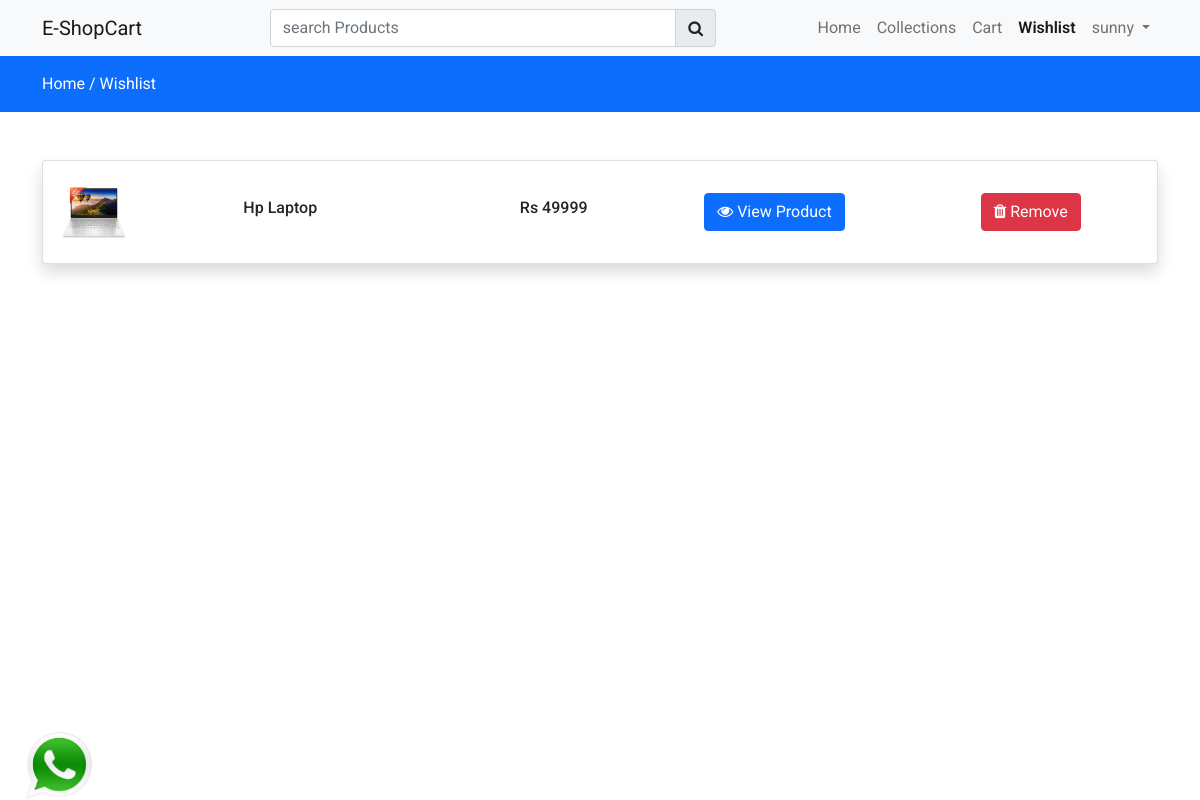
The app's page /wishlist (signed in) with its own data.
### store/models.py (models this page shows, shortened)
class Wishlist(models.Model):
    user = models.ForeignKey(User, on_delete=models.CASCADE)
    product = models.ForeignKey(Product, on_delete=models.CASCADE)
    created_at = models.DateTimeField(auto_now_add=True)

class Product(models.Model):
    category = models.ForeignKey(Category, on_delete=models.CASCADE)
    slug = models.CharField(max_length=150, null=False, blank=False)
    name = models.CharField(max_length=150, null=False, blank=False)
    product_image = models.ImageField(upload_to=get_file_path, null=True, blank=True)
    small_description = models.CharField(max_length=2500, null=False, blank=False)
    quantity = models.IntegerField( null=False, blank=False)
    description = models.TextField(max_length=500, null=False, blank=False)
    original_price = models.FloatField(null=False, blank=False)
    selling_price = models.FloatField(null=False, blank=False)
    status = models.BooleanField(default=False, help_text="0=default, 1=Hidden")
    trending = models.BooleanField(default=False, help_text="0=default, 1=Trending")
    tag = models.CharField(max_length=150, null=False, blank=False)
    meta_title = models.CharField(max_length=150, null=False, blank=False)
    meta_keywords = models.CharField(max_length=150, null=False, blank=False)
    meta_description = models.TextField(max_length=500, null=False, blank=False)
    created_at = models.DateTimeField(auto_now_add=True)

### store/controller/wishlist.py (the view)
# urls.py: path('wishlist', wishlist.index, name="wishlist"),
@login_required(login_url="loginpage")
def index(request):
    wishlist = Wishlist.objects.filter(user=request.user)
    context = {'wishlist':wishlist}
    return render(request, 'store/wishlist.html', context)

### store/templates/store/wishlist.html (shortened to what this page needs)
{% extends 'store/layouts/main.html' %}
{% block content %}
<div class="py-3 bg-primary">
    <div class="container">
        <a class="text-white" href="{% url 'home' %}">Home /</a>
        <a class="text-white" href="{% url 'wishlist' %}">Wishlist</a>
    </div>
</div>
<div class="py-5">
    <div class="container">
        <div class="row">
            <div class="col-md-12">
                <div class="card shadow">
                    <div class="card-body wishdata">
                       {% if wishlist %}
                        {% for item in wishlist %}
                        <div class="row product_data">
                            <div class="col-md-2 my-auto">
                                <img src="{{ item.product.product_image.url }}" height="70px" width="70px" alt="Image here">
                            </div>
                            <div class="col-md-3 my-auto">
                                <h6>{{ item.product.name }}</h6>
                            </div>
                            <div class="col-md-2 my-auto">
                                <h6>Rs {{ item.product.selling_price | stringformat:'d' }}</h6>
                            </div>
                            <div class="col-md-3 my-auto">
                                <a href="{% url 'productview' item.product.category.slug item.product.slug %}" class="btn btn-primary">
                                    <i class="fa fa-eye"></i> View Product
                                </a>
                            </div>
                            <div class="col-md-2 my-auto">
                                <button class="btn btn-danger delete-wishlist-item"> <i class="fa fa-trash"></i> Remove</button>
                            </div>
                        </div>
                        {% endfor %}
                       {% else %}
                        <h4>Your wishlist is empty</h4>
                       {% endif %}
                    </div>
                </div>
            </div>
        </div>
    </div>
</div>
{% endblock content %}

### store/templates/store/inc/navbar.html (shortened to what this page needs)
<nav class="navbar navbar-expand-lg navbar-light bg-light">
    <div class="container">
      <a class="navbar-brand" href="#">E-ShopCart</a>
      <div class="search-bar">
        <form action="{% url 'searchproduct' %}" method="POST">
          <div class="input-group">
            <input type="search" required class="form-control" name="productsearch" id="searchproducts" placeholder="search Products">
            <button type="submit" class="input-group-text"> <i class="fa fa-search"> </i> </button>
          </div>
        </form>
      </div>
      <div class="collapse navbar-collapse" id="navbarNav">
        <ul class="navbar-nav ms-auto">
          <li class="nav-item">
            <a class="nav-link {% if request.resolver_match.url_name == 'home' %} active {% endif %}" aria-current="page" href="{% url 'home' %}">Home</a>
          </li>
          <li class="nav-item">
            <a class="nav-link {% if request.resolver_match.url_name == 'collections' %} active {% endif %}" aria-current="page" href="{% url 'collections' %}">Collections</a>
          </li>
          <li class="nav-item">
            <a class="nav-link {% if request.resolver_match.url_name == 'cart' %} active {% endif %}" aria-current="page" href="{% url 'cart' %}">Cart</a>
          </li>
          <li class="nav-item">
            <a class="nav-link {% if request.resolver_match.url_name == 'wishlist' %} active {% endif %}" aria-current="page" href="{% url 'wishlist' %}">Wishlist</a>
          </li>
          {% if request.user.is_authenticated %}
          <li class="nav-item dropdown">
            <a class="nav-link dropdown-toggle" href="#" id="navbarDropdown" role="button" data-bs-toggle="dropdown" aria-expanded="false">
              {{ request.user }}
            </a>
          {% endif %}
          </ul>
      </div>
    </div>
  </nav>

### static/css/custom.css (style rules this page uses)
.search-bar { width: 40% !important; margin-left: 10%; }

### store/templates/store/layouts/main.html (style rules this page uses)
* { font-family: 'Roboto', sans-serif; }
a { text-decoration: none; color: #000; }
.active { font-weight: 600; }

### records on screen
Wishlist: product.product_image (picture), product.name "Hp Laptop", product.selling_price "49999"

### other values on screen
{{ request.user }} "sunny"
